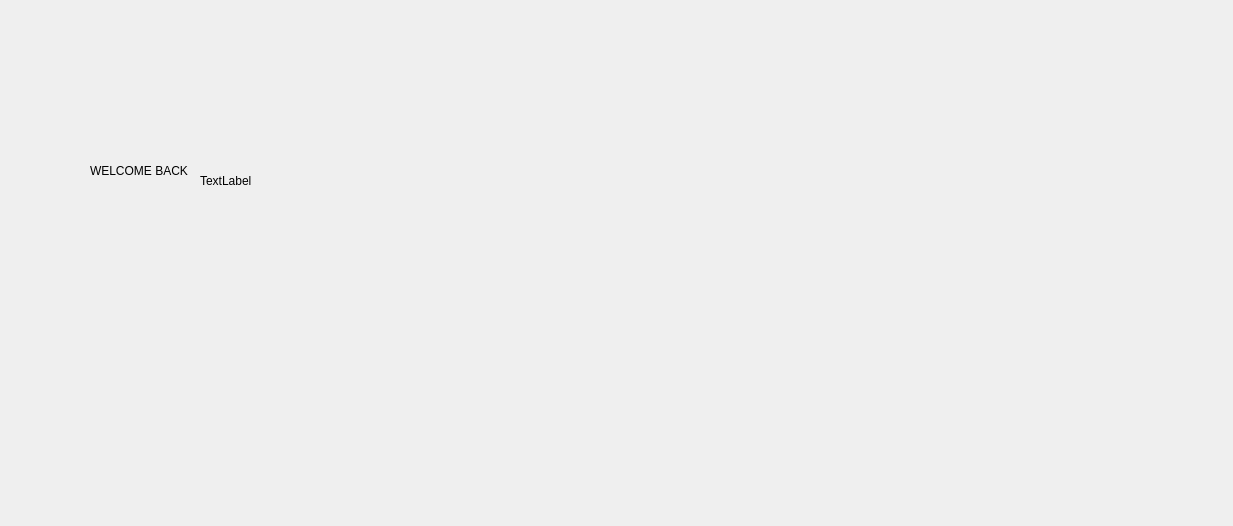
<?xml version="1.0" encoding="UTF-8"?>
<ui version="4.0">
 <class>Dashboard</class>
 <widget class="QDialog" name="Dashboard">
  <property name="geometry">
   <rect>
    <x>0</x>
    <y>0</y>
    <width>1233</width>
    <height>526</height>
   </rect>
  </property>
  <property name="windowTitle">
   <string>Dialog</string>
  </property>
  <widget class="QLabel" name="label">
   <property name="geometry">
    <rect>
     <x>90</x>
     <y>130</y>
     <width>381</width>
     <height>81</height>
    </rect>
   </property>
   <property name="text">
    <string>WELCOME BACK</string>
   </property>
  </widget>
  <widget class="QLabel" name="name">
   <property name="geometry">
    <rect>
     <x>200</x>
     <y>160</y>
     <width>241</width>
     <height>41</height>
    </rect>
   </property>
   <property name="text">
    <string>TextLabel</string>
   </property>
  </widget>
 </widget>
 <resources/>
 <connections/>
</ui>
